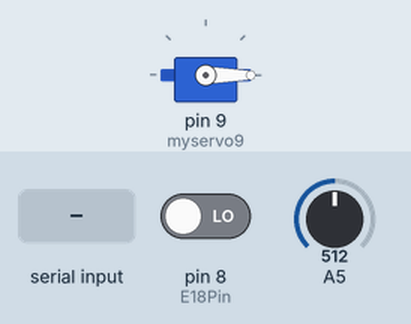
A sketch run on a simulated Arduino Uno, built with avr-gcc and run on an emulated ATmega328P. On the bench: servo. Inputs (shaded band) come from the test bench; at power-on: pin 8 (E18Pin) LOW, A5 = 512. What the sketch prints to the serial monitor is not drawn.

Above: at 1.4 s.
1.5 s: "c" received over Serial
At 2.5 s:
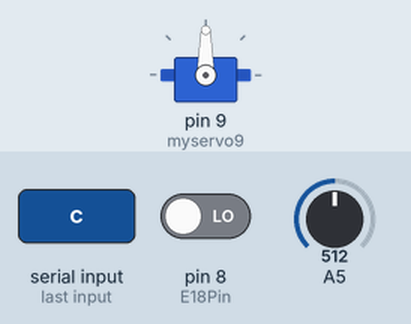
3.2 s: pin 8 (E18Pin) driven HIGH
At 3.65 s:
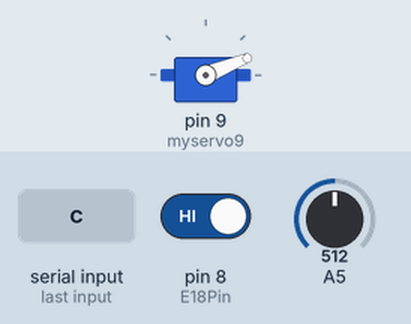
5.2 s: pin 8 (E18Pin) driven LOW
At 6.6 s:
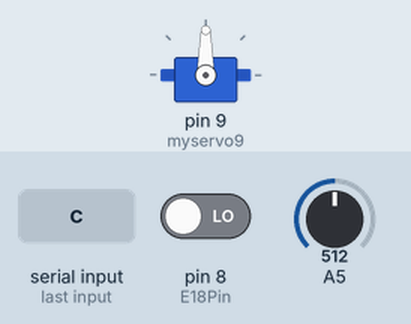
6.9 s: "1" received over Serial
At 7.07 s:
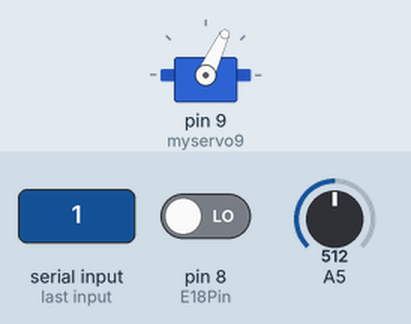
Timing chart, 0 to 9.9 s (numbered marks = the images above; inputs shaded):
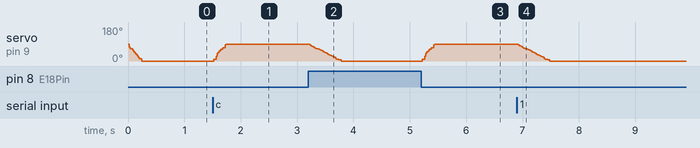

The sketch:

sketch_apr08a_2017SpingFinal.ino
```cpp
//#include <Servo.h>
#include <VarSpeedServo.h>


//Servo myservo9;
VarSpeedServo myservo9;
int E18Pin=8;
char val;
int turnPage;
int shake;

void setup() {
  Serial.begin(9600);
  pinMode(E18Pin,INPUT);
  myservo9.attach(9);
  myservo9.write(0,255, true);

}

void loop() {
  shake=analogRead(A5);

  turnPage=digitalRead(E18Pin);
  if(turnPage==1){
    turnPage=0;
    }else if (turnPage==0){
      turnPage=1;
      }

  if (Serial.available()) {
    val = Serial.read();
  }
  if(val==99&&turnPage==1){
    myservo9.write(90,255,true);
  }else{
    myservo9.write(0,100,true);
    }

    //Serial.print(shake);
    Serial.print(",");
    Serial.println(turnPage);
}
```

Measured:
- after the input at 1.5 s, servo on pin 9 (myservo9): moves from 0° to 90° over 0.22 s, starting at once
- after the input at 3.2 s, servo on pin 9 (myservo9): moves from 90° to 0° over 0.56 s, starting at once
- after the input at 5.2 s, servo on pin 9 (myservo9): moves from 0° to 90° over 0.22 s, starting at once
- after the input at 6.9 s, servo on pin 9 (myservo9): moves from 90° to 0° over 0.56 s, starting at once
